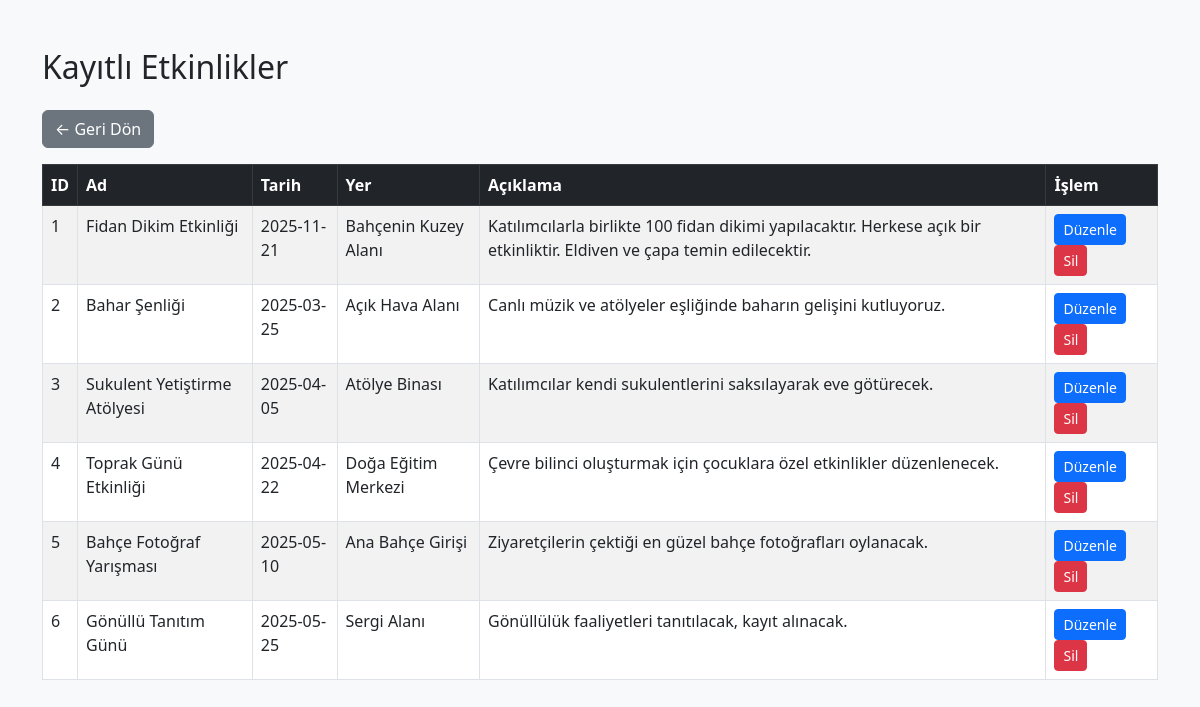
Screenshot of /botanik/etkinlikler/listele.php (signed in) with the database file from the repository.
### tables this page shows
CREATE TABLE `etkinlikler` (
  `etkinlik_id` int(11) NOT NULL,
  `etkinlik_ad` varchar(100) NOT NULL,
  `etkinlik_tarih` date DEFAULT NULL,
  `etkinlik_yeri` varchar(100) DEFAULT NULL,
  `etkinlik_aciklama` text DEFAULT NULL,
  `ekleyen_kullanici_id` int(11) DEFAULT NULL
);

### botanik/etkinlikler/listele.php (the view, shortened to what this page needs)
<?php
require_once '../includes/db.php';
$kullanici_id = $_SESSION["kullanici_id"];
$sorgu = $conn->prepare("SELECT * FROM etkinlikler WHERE ekleyen_kullanici_id = ?");
$sorgu->bind_param("i", $kullanici_id);
$sorgu->execute();
$sonuc = $sorgu->get_result();
?>
<!DOCTYPE html>
<html lang="tr">
<head>
    <link href="https://cdn.jsdelivr.net/npm/bootstrap@5.3.0/dist/css/bootstrap.min.css" rel="stylesheet">
</head>
<body class="bg-light">
<div class="container mt-5">
    <h2 class="mb-4">Kayıtlı Etkinlikler</h2>
    <a href="../dashboard.php" class="btn btn-secondary mb-3">← Geri Dön</a>
    <?php if ($sonuc->num_rows > 0): ?>
        <table class="table table-bordered table-striped">
            <thead class="table-dark">
                <tr>
                    <th>ID</th>
                    <th>Ad</th>
                    <th>Tarih</th>
                    <th>Yer</th>
                    <th>Açıklama</th>
                    <th>İşlem</th>
                </tr>
            </thead>
            <tbody>
                <?php while ($satir = $sonuc->fetch_assoc()): ?>
                    <tr>
                        <td><?php echo $satir["etkinlik_id"]; ?></td>
                        <td><?php echo htmlspecialchars($satir["etkinlik_ad"]); ?></td>
                        <td><?php echo $satir["etkinlik_tarih"]; ?></td>
                        <td><?php echo htmlspecialchars($satir["etkinlik_yeri"]); ?></td>
                        <td><?php echo nl2br(htmlspecialchars($satir["etkinlik_aciklama"])); ?></td>
                        <td>
                            <a href="duzenle.php?id=<?php echo $satir['etkinlik_id']; ?>"
                               class="btn btn-sm btn-primary">Düzenle</a>
                            <a href="sil.php?id=<?php echo $satir['etkinlik_id']; ?>"
                               class="btn btn-sm btn-danger"
                               onclick="return confirm('Bu etkinliği silmek istediğinizden emin misiniz?');">
                                Sil
                            </a>
                        </td>
                    </tr>
                <?php endwhile; ?>
            </tbody>
        </table>
    <?php else: ?>
        <div class="alert alert-info">Henüz etkinlik eklemediniz.</div>
    <?php endif; ?>
</div> </body> </html>

### rows the page displays
etkinlikler: etkinlik_id "1", etkinlik_ad "Fidan Dikim Etkinliği", etkinlik_tarih "2025-11-21", etkinlik_yeri "Bahçenin Kuzey Alanı", etkinlik_aciklama "Katılımcılarla birlikte 100 fidan dikimi yapılacaktır. Herkese açık bir etkinliktir. Eldiven ve çapa temin edilecektir."
etkinlikler: etkinlik_id "2", etkinlik_ad "Bahar Şenliği", etkinlik_tarih "2025-03-25", etkinlik_yeri "Açık Hava Alanı", etkinlik_aciklama "Canlı müzik ve atölyeler eşliğinde baharın gelişini kutluyoruz."
etkinlikler: etkinlik_id "3", etkinlik_ad "Sukulent Yetiştirme Atölyesi", etkinlik_tarih "2025-04-05", etkinlik_yeri "Atölye Binası", etkinlik_aciklama "Katılımcılar kendi sukulentlerini saksılayarak eve götürecek."
etkinlikler: etkinlik_id "4", etkinlik_ad "Toprak Günü Etkinliği", etkinlik_tarih "2025-04-22", etkinlik_yeri "Doğa Eğitim Merkezi", etkinlik_aciklama "Çevre bilinci oluşturmak için çocuklara özel etkinlikler düzenlenecek."
etkinlikler: etkinlik_id "5", etkinlik_ad "Bahçe Fotoğraf Yarışması", etkinlik_tarih "2025-05-10", etkinlik_yeri "Ana Bahçe Girişi", etkinlik_aciklama "Ziyaretçilerin çektiği en güzel bahçe fotoğrafları oylanacak."
etkinlikler: etkinlik_id "6", etkinlik_ad "Gönüllü Tanıtım Günü", etkinlik_tarih "2025-05-25", etkinlik_yeri "Sergi Alanı", etkinlik_aciklama "Gönüllülük faaliyetleri tanıtılacak, kayıt alınacak."
